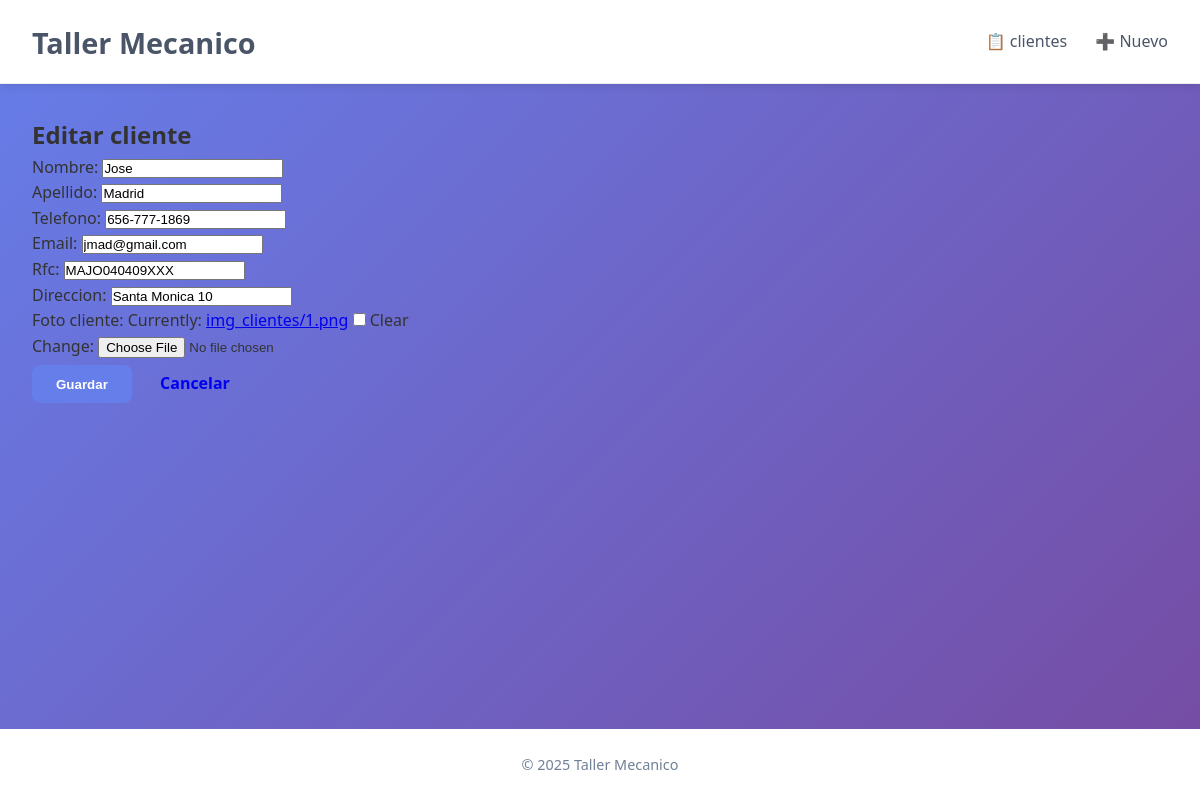
Screenshot of /editar/1/ with the database file from the repository.
### app_cliente/models.py (models this page shows, shortened)
class Cliente(models.Model):
    nombre = models.CharField(max_length=100)
    apellido = models.CharField(max_length=100)
    telefono = models.CharField(max_length=15)
    email = models.EmailField(unique=True)
    rfc = models.CharField(max_length=120, unique=True)
    direccion = models.CharField(max_length=255)
    foto_cliente = models.ImageField(upload_to='img_clientes/', blank=True, null=True)
    class Meta:
        verbose_name = "Cliente"
        verbose_name_plural = "Clientes"

### app_cliente/views.py (the view)
# urls.py: path('editar/<int:cliente_id>/', views.editar_cliente, name='editar_cliente'),
def editar_cliente(request, cliente_id):
    cliente = get_object_or_404(Cliente, id=cliente_id)
    if request.method == 'POST':
        form = ClienteForm(request.POST, request.FILES, instance=cliente)
        if form.is_valid():
            form.save()
            return redirect('app_cliente:detalle_cliente', cliente_id=cliente.id)
    else:
        form = ClienteForm(instance=cliente)
    return render(request, 'formulario_cliente.html', {'form': form, 'titulo': 'Editar cliente'})

### app_cliente/forms.py
class ClienteForm(forms.ModelForm):
    class Meta:
        model = Cliente
        fields = ['nombre', 'apellido', 'telefono', 'email', 'rfc', 'direccion', 'foto_cliente']

### app_cliente/templates/formulario_cliente.html (shortened to what this page needs)
{% extends 'base.html' %}
{% block contenido %}
<h2>{{ titulo }}</h2>
<form method="post" enctype="multipart/form-data" class="form-styled">
    {{ form.as_p }}
    <div class="actions">
        <button type="submit" class="btn btn-primary">Guardar</button>
        <a href="{% url 'app_cliente:listar_clientes' %}" class="btn">Cancelar</a>
    </div>
</form>
{% endblock %}

### app_cliente/static/css/styles.css (style rules this page uses)
* { margin: 0; padding: 0; box-sizing: border-box; }
body { font-family: 'Segoe UI', Tahoma, Geneva, Verdana, sans-serif; background: linear-gradient(135deg, #667eea 0%, #764ba2 100%); color: #333; line-height: 1.6; }
.btn { padding: 0.7rem 1.5rem; border: none; border-radius: 8px; font-weight: 600; cursor: pointer; transition: background 0.3s; text-decoration: none; display: inline-block; }
.btn-primary { background: #667eea; color: white; }

### rows the page displays
Cliente: nombre "Jose", apellido "Madrid", telefono "656-777-1869", email "jmad@gmail.com", rfc "MAJO040409XXX", direccion "Santa Monica 10"

### other values shown
{{ titulo }} "Editar cliente"
